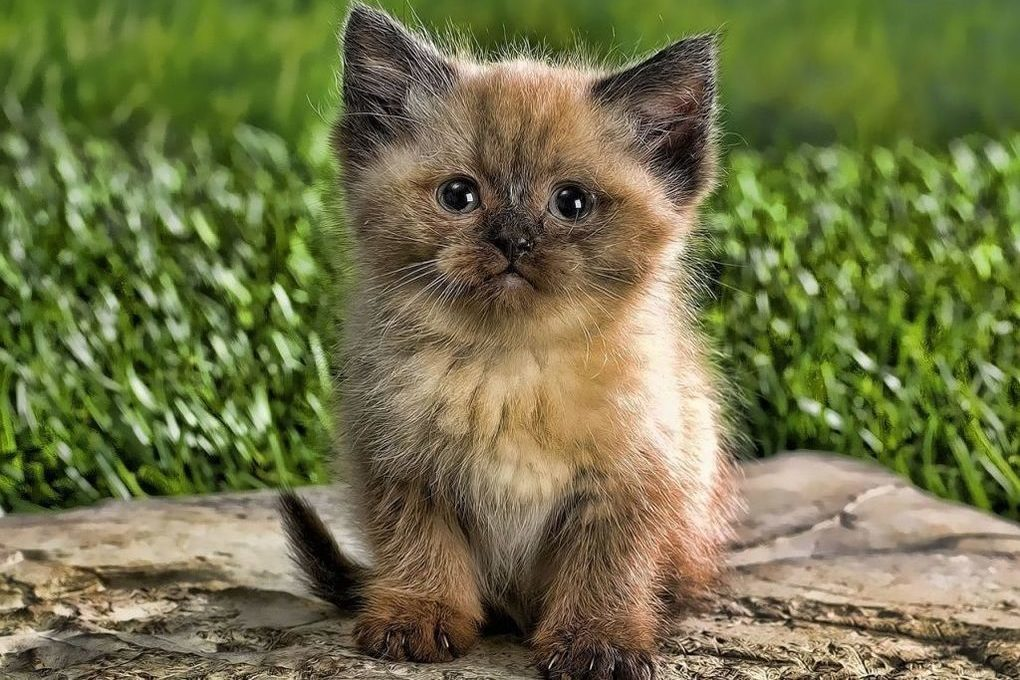
#> input picture LB4/img.jpg, 1020 x 680 px
$ python task.py
#> lines starting #> are read from the running program, lines starting #| are printed output that depends on the picture
import cv2
import numpy as np


def GAUSSBlur(filepath: str, blur_kernel_size: int):
#> called with filepath = 'img.jpg', blur_kernel_size = 5
    img = cv2.imread(filepath, cv2.IMREAD_GRAYSCALE)
    small = cv2.resize(img, (0, 0), fx=0.5, fy=0.5)
    return cv2.GaussianBlur(small, (blur_kernel_size, blur_kernel_size), cv2.BORDER_DEFAULT)
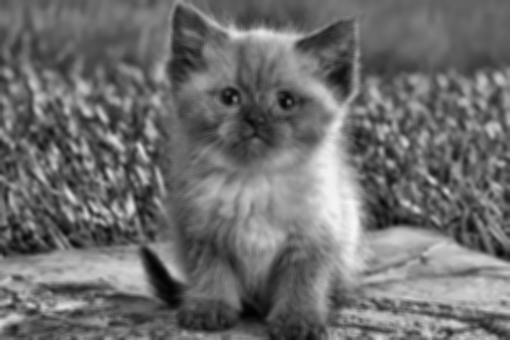
#> returned value: shape (340, 510); min 2, max 245, mean 109.8

def filter(img, ker):
    #B = img.copy()
    B=np.zeros_like(img, np.int32)
    x0 = ker.shape[0] // 2
    y0 = ker.shape[1] // 2
    size_ker=int(ker.shape[0]//2)
    for i in range(x0, B.shape[0] - x0):
        for j in range(y0, B.shape[1] - y0):
           val = 0

           for k in range(-size_ker, size_ker + 1):
                for l in range(-size_ker, size_ker+ 1):
                    val += img[i + k, j + l] * ker[k + size_ker, l + size_ker]
                B[i, j] = val
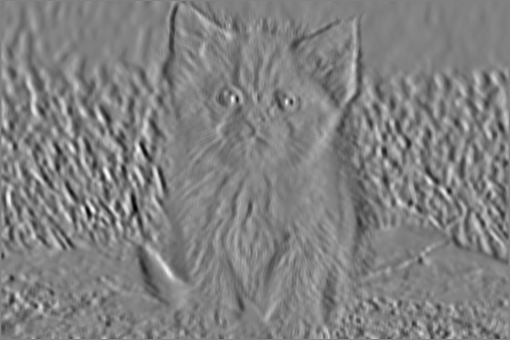
#> B: shape (340, 510) int32; min -292, max 285, mean 0.2; drawn with min black and max white

    return B


def angle_value(x, y, tang):
    if (x >= 0 and y <= 0 and tang < -2.414) or (x <= 0 and y <= 0 and tang > 2.414):
        return 0  # сер
    elif x >= 0 and y <= 0 and tang < -0.414:
        return 1  # корич
    elif (x >= 0 and y <= 0 and tang > -0.414) or (x >= 0 and y >= 0 and tang < 0.414):
        return 2  # крас
    elif x >= 0 and y >= 0 and tang < 2.414:
        return 3  # оранж
    elif (x >= 0 and y >= 0 and tang > 2.414) or (x <= 0 and y >= 0 and tang < -2.414):
        return 4  # желт
    elif x <= 0 and y >= 0 and tang < -0.414:
        return 5  # зел
    elif (x <= 0 and y >= 0 and tang > -0.414) or (x <= 0 and y <= 0 and tang < 0.414):
        return 6  # голуб
    elif x <= 0 and y <= 0 and tang < 2.414:
        return 7  # син


def edge_detection(grayscale_image, lower_bar, high_bar):
    # Определение матриц Собеля для вычисления градиентов по горизонтали и вертикали
    sobel_x = np.array([[-1, 0, 1], [-2, 0, 2], [-1, 0, 1]])
    sobel_y = np.array([[-1, -2, -1], [0, 0, 0], [1, 2, 1]])

    # применяем свертку для получения градиентов
    Gx = filter(grayscale_image, sobel_x)
    Gy = filter(grayscale_image, sobel_y)
#> after the loop in filter (call 2), `for i in range(x0, B.shape[0] - x0):`:
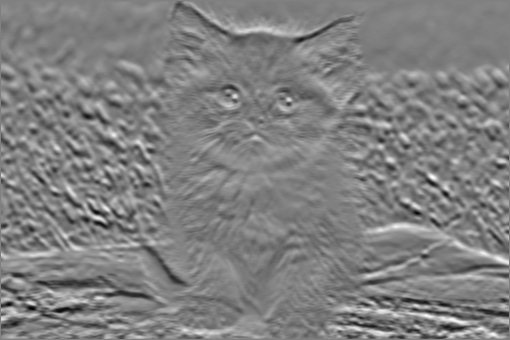
#> B: shape (340, 510) int32; min -274, max 269, mean 0.3; drawn with min black and max white
    Gx_safe = np.where(Gx == 0, 1e-10, Gx)
    # длины и углы градиентов
    grad_len = np.sqrt(np.add(np.square(Gx), np.square(Gy)))  # длина вектора град = (gx^2+gy^2)^0.5
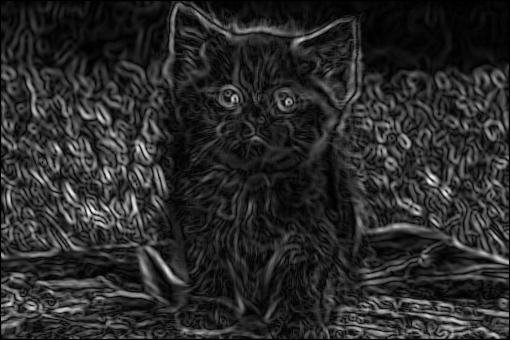
#> grad_len: shape (340, 510) float64; min 0, max 330.3, mean 54.6; drawn with min black and max white
    G = np.divide(Gy, Gx_safe)
    G = np.nan_to_num(G)  # Замена NaN на 0

    angle_print = np.arctan(G) * (180 / np.pi)
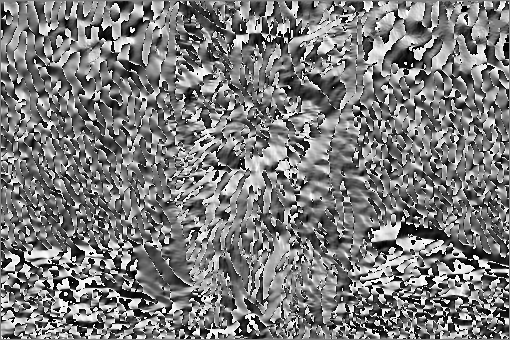
#> angle_print: shape (340, 510) float64; min -90, max 90, mean -3.2; drawn with min black and max white

    print("Lenght gradient")
    print(grad_len)  # Вывод длины градиента
#> (printed output is left out)
    print("Angle")
    print(angle_print)  # Вывод углов градиента
#> (printed output is left out)

    # Подавление не максимумов (№3)
    edges = np.zeros_like(grayscale_image)  # создание пустого изображения для границ

    for y in range(1, edges.shape[0] - 1):  # проход по всем пикселям, не включая границы
        for x in range(1, edges.shape[1] - 1):
            line = angle_value(Gx[y, x], Gy[y, x], G[y, x])  # получение значения угла
            # Определение соседних пикселей в зависимости от угла
            if line == 0 or line == 4:
                neighbor1 = [y - 1, x]
                neighbor2 = [y + 1, x]
            elif line == 1 or line == 5:
                neighbor1 = [y - 1, x + 1]
                neighbor2 = [y + 1, x - 1]
            elif line == 2 or line == 6:
                neighbor1 = [y, x + 1]
                neighbor2 = [y, x - 1]
            elif line == 3 or line == 7:
                neighbor1 = [y + 1, x + 1]
                neighbor2 = [y - 1, x - 1]
            else:
                raise Exception('Angle not defined')
            if grad_len[y, x] >= grad_len[neighbor1[0], neighbor1[1]] and grad_len[y, x] > grad_len[
                neighbor2[0], neighbor2[1]]:  # Сравнение текущего градиента с соседними
                edges[y, x] = 255  # пометка пикселя как границы
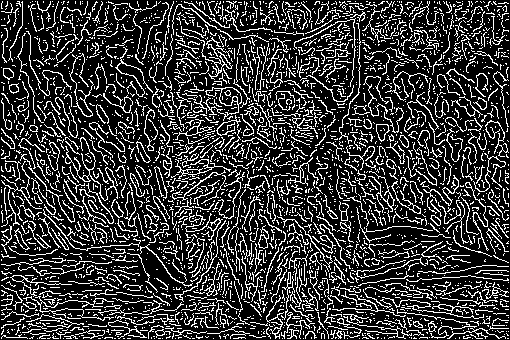
#> edges: shape (340, 510); 22% white in thin lines or dots

    cv2.imshow('NON MAX task3', edges)

    # двойная пороговая фильтрация (№4)
    max_grad_len = grad_len.max()  # максимальная длина градиента
#> max_grad_len = 330.3
    low_level = int(max_grad_len * lower_bar)  # низкий порог
#> low_level = 33
    high_level = int(max_grad_len * high_bar)  # высокий порог
#> high_level = 72
    for y in range(edges.shape[0]):  # проход по всем пикселям
        for x in range(edges.shape[1]):
            if edges[y, x] > 0:  # если пиксель часть границы
                if grad_len[y, x] < low_level:
                    edges[y, x] = 0  # убираем, если градиент ниже низкого порога
                elif grad_len[y, x] < high_level:
                    keep = False  # флаг для хранения пикселя
                    # проверка соседей на высокий градиент
                    for neighbor_y in (y - 1, y, y + 1):
                        for neighbor_x in (x - 1, x, x + 1):
                            if neighbor_y != y or neighbor_x != x:
                                if edges[neighbor_y, neighbor_x] > 0 and grad_len[neighbor_y, neighbor_x] >= high_level:
                                    keep = True  # сохраняем, если соседний пиксель границ
                    if not keep:
                        edges[y, x] = 0  # убираем, если нет соседей с высоким градиентом
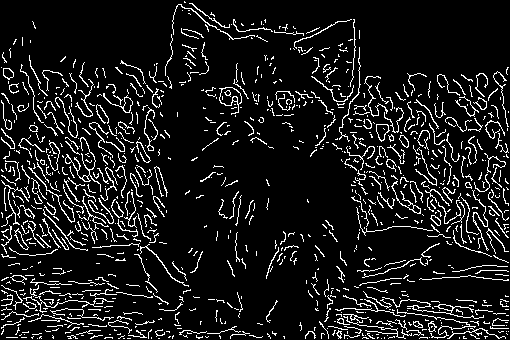
#> edges: shape (340, 510); 10.1% white in thin lines or dots

    return edges  # возвращаем изображение с границами


if __name__ == '__main__':

    image = 'img.jpg'
    img = cv2.imread(r'img.jpg', cv2.IMREAD_GRAYSCALE)
    small = cv2.resize(img, (0, 0), fx=0.5, fy=0.5)


    blur = 5
    lower_bar = 0.1
    high_bar = 0.22

    image = GAUSSBlur(image, blur)

    edges = edge_detection(image, lower_bar, high_bar)

    cv2.imshow('GAUSS task1', image)
    cv2.imshow('DOUBLE FILTER task4', edges)

    cv2.waitKey(0)
    cv2.destroyAllWindows()
